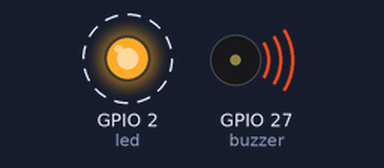
Simulated run of this program. Board: ESP32 board running MicroPython. On the bench: output pins drawn as LEDs (lit = HIGH), buzzer (waves = sounding, pin HIGH). Dashed ring = blinking. What the program prints to the serial console is not drawn.

Above: at 0.2 s.
Timing chart, 0 to 3.0 s (numbered marks = the images above):
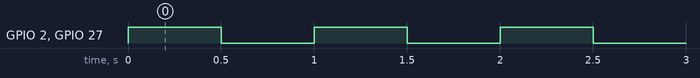

Measured:
- by itself, GPIO 2 (led), GPIO 27 (buzzer): alternates HIGH for 0.50 s and LOW for 0.50 s

The program:

KY-012.py
```python
from machine import Pin
import time

buzzer = Pin(27, Pin.OUT)
led = Pin(2, Pin.OUT)

while True:
    print("Buzzer ON")
    buzzer.value(1)
    led.value(1)
    time.sleep(0.5)
    print("Buzzer OFF")
    buzzer.value(0)
    led.value(0)
    time.sleep(0.5)
```
